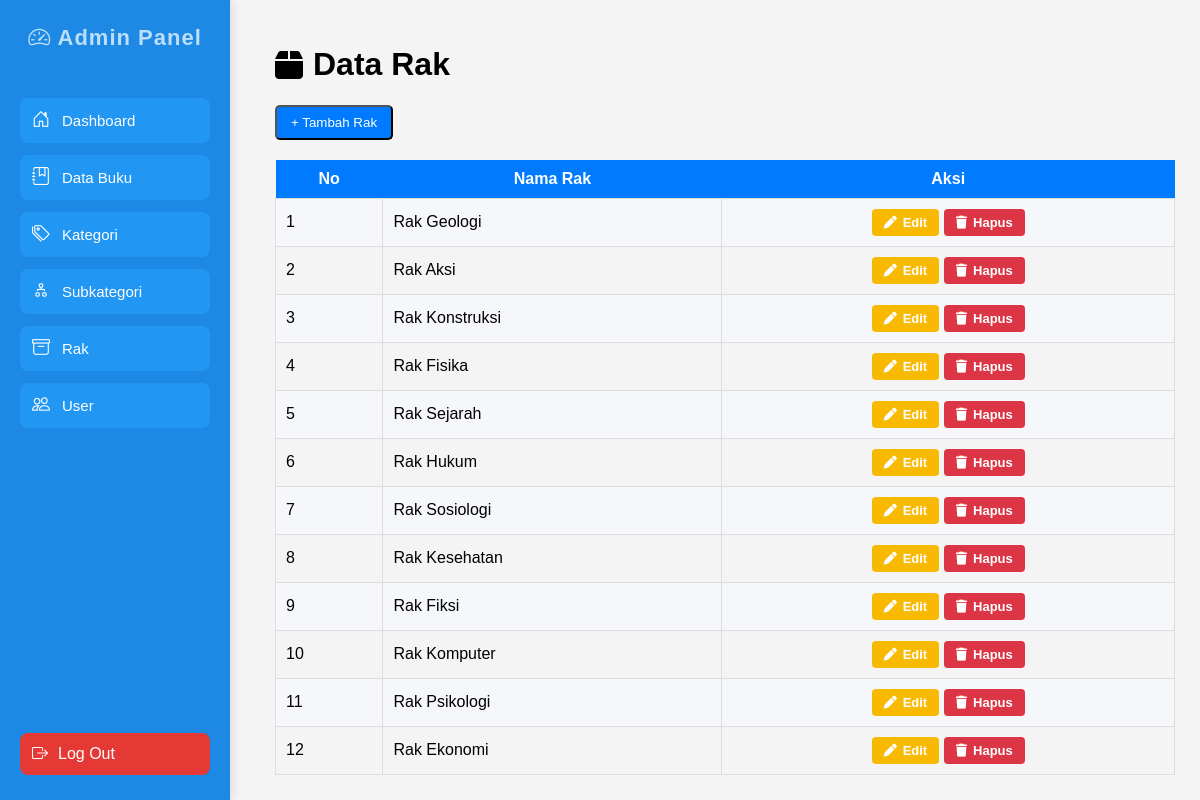
Page /cms/rak.php on the committed database.
### tables this page shows
CREATE TABLE `rak` (
  `rakId` int(11) NOT NULL,
  `nomor_rak` varchar(50) NOT NULL
);

### cms/rak.php (the view, shortened to what this page needs)
<?php
include '../config/koneksi2.php';
?>
<!DOCTYPE html>
<html>
<head>
    <link rel="stylesheet" href="https://cdnjs.cloudflare.com/ajax/libs/font-awesome/6.5.0/css/all.min.css">
</head>
<body>
    <?php include 'sidebar.php'; ?>
    <div class="content">
        <h1 style="display:flex; align-items:center; gap:10px;">
            <i class="fa fa-box"></i> Data Rak
        </h1>
        <button class="btn" onclick="toggleForm()">+ Tambah Rak</button>
        <table>
            <tr>
                <th>No</th>
                <th>Nama Rak</th>
                <th>Aksi</th>
            </tr>
            <?php
            $no = 1;
            $q = mysqli_query($koneksi, "SELECT * FROM rak ORDER BY rakId DESC");
            while ($r = mysqli_fetch_assoc($q)) {
            ?>
                <tr>
                    <td><?= $no++; ?></td>
                    <td><?= htmlspecialchars($r['nomor_rak']); ?></td>
                    <td class="aksi-btn">
                        <a href="rak.php?edit=<?= $r['rakId']; ?>"
                            class="btn-aksi btn-edit">
                            <i class="fa fa-pen"></i> Edit
                        </a>
                        <a href="rak.php?hapus=<?= $r['rakId']; ?>"
                            class="btn-aksi btn-hapus"
                            onclick="return confirm('Hapus rak ini?')">
                            <i class="fa fa-trash"></i> Hapus
                        </a>
                    </td>
                </tr>
            <?php } ?>
        </table>
    </div>
</body>
</html>

### cms/rak.php (style rules this page uses)
.content { padding: 20px; font-family: Arial; }
.btn { background: #007bff; padding: 8px 14px; border-radius: 5px; color: white; text-decoration: none; }
table { width: 100%; border-collapse: collapse; margin-top: 20px; }
th { background: #007bff; color: white; padding: 10px; }
td { padding: 10px; border: 1px solid #ddd; }
tr:nth-child(even) { background: #f5f7fa; }
td.aksi-btn { text-align: center; vertical-align: middle; }
.aksi-btn a { text-decoration: none; color: #fff; font-size: 13px; font-weight: bold; }
.btn-aksi { display: inline-flex; align-items: center; gap: 6px; padding: 6px 12px; border-radius: 4px; cursor: pointer; }
.btn-edit { background: #f8ba01ff; color: #000; }
.btn-hapus { background: #dc3545; }

### cms/sidebar.php (style rules this page uses)
body { margin: 0; font-family: Arial, sans-serif; background: #f4f4f4; }
.content { margin-left: 250px; padding: 25px; min-height: 100vh; box-sizing: border-box; }

### rows in the picture
rak: nomor_rak "Rak Geologi"
rak: nomor_rak "Rak Aksi"
rak: nomor_rak "Rak Konstruksi"
rak: nomor_rak "Rak Fisika"
rak: nomor_rak "Rak Sejarah"
rak: nomor_rak "Rak Hukum"
rak: nomor_rak "Rak Sosiologi"
rak: nomor_rak "Rak Kesehatan"
rak: nomor_rak "Rak Fiksi"
rak: nomor_rak "Rak Komputer"
rak: nomor_rak "Rak Psikologi"
rak: nomor_rak "Rak Ekonomi"
